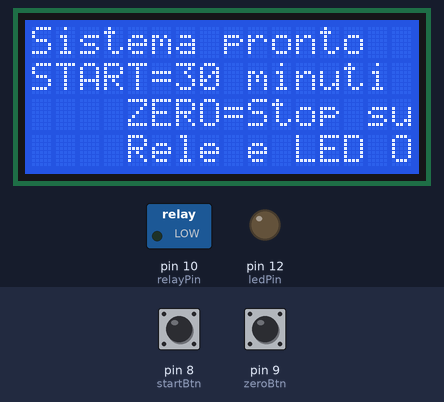
Recording of a sketch running on a simulated Arduino Uno, built with avr-gcc and run on an emulated ATmega328P. Parts: 16×4 character LCD, switched loads named in the sketch (green lamp = pin HIGH), output pins drawn as LEDs (lit = HIGH). The inputs (shaded band) are chosen by the test bench; at power-on: pin 8 (startBtn) HIGH, pin 9 (zeroBtn) HIGH.

Above: at 1.3 s.
1.4 s: pin 8 (startBtn) pulled LOW for 0.15 s
At 3.0 s:
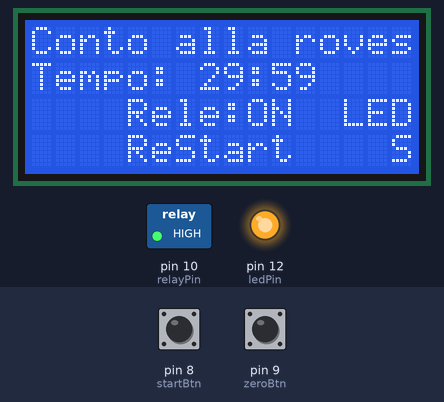
4.5 s: pin 9 (zeroBtn) pulled LOW for 0.15 s
At 5.5 s:
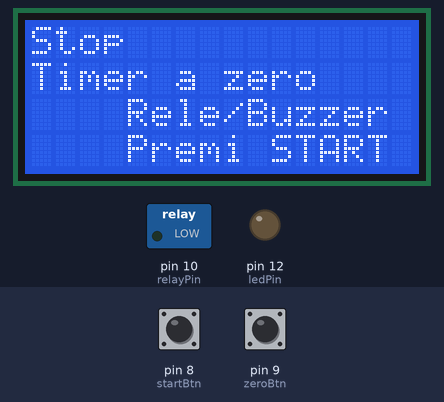
7.3 s: pin 8 (startBtn) pulled LOW for 1 s
At 8.7 s:
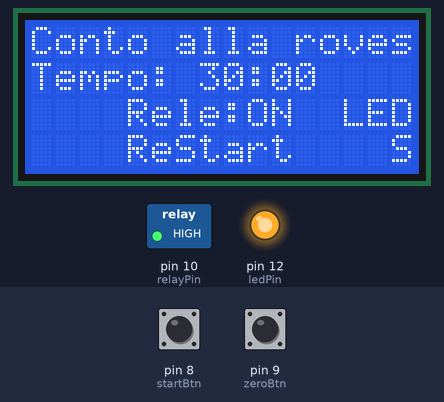
11.3 s: pin 9 (zeroBtn) pulled LOW for 1 s
At 13.2 s:
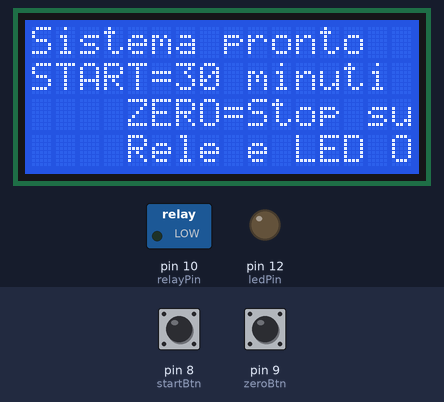
14.1 s: pin 9 (zeroBtn) pulled LOW for 3.2 s
At 15.1 s:
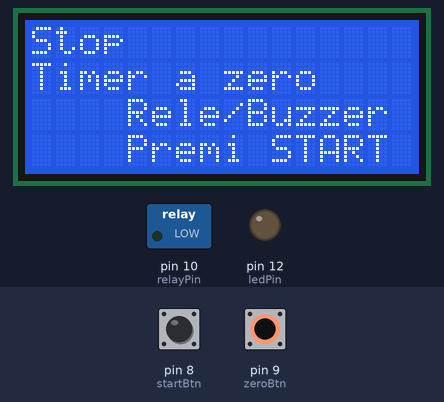
20.0 s: pin 8 (startBtn) pulled LOW for 3.2 s
At 20.15 s:
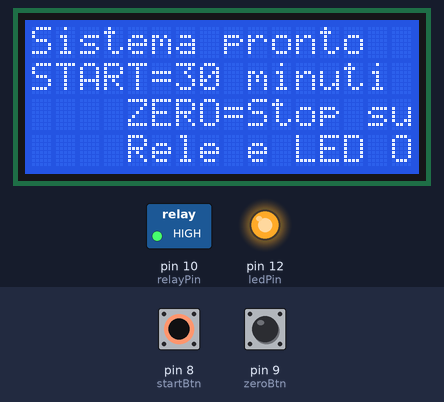
Timing chart, 0 to 23.0 s (numbered marks = the images above; inputs shaded):
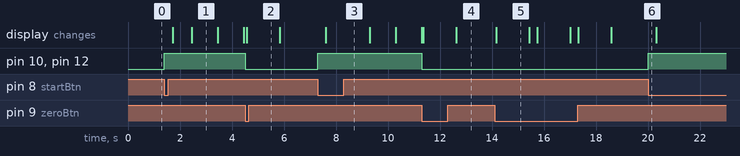

The sketch:

Contatore_alla_Rovescia_per_Saldatore.ino
```cpp
#include <Wire.h>
#include <LiquidCrystal_I2C.h>

// ===== LCD I2C 16x4 =====
LiquidCrystal_I2C lcd(0x27, 16, 4);

// ===== PIN =====
const int startBtn = 8;
const int zeroBtn  = 9;
const int relayPin = 10;
const int buzzer   = 11;
const int ledPin   = 12;

// ===== TEMPO =====
const long START_TIME = 1800;   // 30 minuti
long timeLeft = 0;
bool running = false;
unsigned long lastSecondMillis = 0;

// ===== FASE FINALE =====
bool finalPhase = false;
bool melodyPlayed = false;

// ===== LED accelera =====
unsigned long ledMillis = 0;
bool ledState = false;

// ===== LCD anti-flicker =====
long lastShown = -1;

// ===== NOTE =====
#define NOTE_A5  880
#define NOTE_F5  698
#define NOTE_C6  1047
#define NOTE_E6  1319
#define NOTE_F6  1397
#define NOTE_GS5 831

// ===== MARCIA IMPERIALE =====
const int melodyLength = 18;
const int melody[melodyLength] = {
  NOTE_A5, NOTE_A5, NOTE_A5,
  NOTE_F5, NOTE_C6, NOTE_A5,
  NOTE_F5, NOTE_C6, NOTE_A5,
  NOTE_E6, NOTE_E6, NOTE_E6,
  NOTE_F6, NOTE_C6, NOTE_GS5,
  NOTE_F5, NOTE_C6, NOTE_A5
};

const int noteDurations[melodyLength] = {
  420, 420, 420,
  300, 120, 420,
  300, 120, 560,
  420, 420, 420,
  300, 120, 420,
  300, 120, 560
};

const int noteGapMs = 35;

// Durata totale melodia = somma note (6160 ms) + 18 pause da 35 ms (630 ms)
const long MELODY_TOTAL_MS = 6790;

void setup() {
  pinMode(startBtn, INPUT_PULLUP);
  pinMode(zeroBtn,  INPUT_PULLUP);
  pinMode(relayPin, OUTPUT);
  pinMode(buzzer,   OUTPUT);
  pinMode(ledPin,   OUTPUT);

  lcd.init();
  lcd.backlight();

  stopAllNoMsg();
  showReady();
}

void loop() {

  // START / RESTART
  if (digitalRead(startBtn) == LOW) {
    startCountdown();
    delay(250);
  }

  // STOP
  if (digitalRead(zeroBtn) == LOW) {
    stopAllWithMsg();
    delay(250);
  }

  // TICK 1 SECONDO
  if (running && millis() - lastSecondMillis >= 1000) {
    lastSecondMillis += 1000;

    if (timeLeft > 0) timeLeft--;

    if (timeLeft == 15) {
      finalPhase = true;
      ledMillis = millis();
      ledState = false;
    }

    if (timeLeft == 0) {
      running = false;
      finalPhase = false;
      digitalWrite(relayPin, LOW);
      digitalWrite(ledPin, LOW);
      noTone(buzzer);
      showEnd();
    }
  }

  // ===== LED =====
  if (finalPhase && timeLeft > 0) {
    handleAcceleratingLed();
  } else if (running) {
    digitalWrite(ledPin, HIGH);
  }

  // ===== BUZZER A 30 SECONDI DALLA FINE =====
  // NB: non dipende da finalPhase (che parte a 15s), altrimenti non suonerebbe mai
  if (running && timeLeft == 30 && !melodyPlayed) {
    melodyPlayed = true;
    playImperialMarch();   // suona solo una volta
    lastSecondMillis = millis();   // evita recupero a raffica dopo il delay della melodia
    timeLeft -= (long)((MELODY_TOTAL_MS + 500) / 1000);
    if (timeLeft < 0) timeLeft = 0;
    lastShown = -1;
  }

  // LCD
  if (running) updateLCD();
}

// ================= FUNZIONI =================

void startCountdown() {
  timeLeft = START_TIME;
  running = true;
  finalPhase = false;
  melodyPlayed = false;

  digitalWrite(relayPin, HIGH);
  digitalWrite(ledPin, HIGH);
  noTone(buzzer);

  lastSecondMillis = millis();
  lastShown = -1;
}

void stopAllNoMsg() {
  running = false;
  finalPhase = false;
  melodyPlayed = false;
  timeLeft = 0;
  digitalWrite(relayPin, LOW);
  digitalWrite(ledPin, LOW);
  noTone(buzzer);
  lastShown = -1;
}

void stopAllWithMsg() {
  stopAllNoMsg();

  lcd.clear();
  lcd.setCursor(0,0); lcd.print("Stop            ");
  lcd.setCursor(0,1); lcd.print("Timer a zero    ");
  lcd.setCursor(0,2); lcd.print("Rele/Buzzer OFF ");
  lcd.setCursor(0,3); lcd.print("Premi START     ");
  delay(1200);
  showReady();
}

void handleAcceleratingLed() {
  int interval;
  if (timeLeft > 10) interval = 500;
  else if (timeLeft > 5) interval = 300;
  else if (timeLeft > 3) interval = 150;
  else interval = 80;

  if (millis() - ledMillis >= (unsigned long)interval) {
    ledMillis = millis();
    ledState = !ledState;
    digitalWrite(ledPin, ledState);
  }
}

void updateLCD() {
  if (timeLeft == lastShown) return;
  lastShown = timeLeft;

  lcd.setCursor(0,0);
  if (timeLeft == 30)      lcd.print("- 30 SECONDI -  ");
  else if (!finalPhase)    lcd.print("Conto alla roves");
  else if (timeLeft == 5)  lcd.print("- 5 SECONDI  -  ");
  else if (timeLeft == 3)  lcd.print("!!!   3   !!!  ");
  else if (timeLeft <= 2)  lcd.print("!!! FINALE !!!  ");
  else                     lcd.print("!! ATTENZIONE !!");

  lcd.setCursor(0,1);
  lcd.print("Tempo: ");
  printTimeAt(7,1);
  lcd.print("   ");

  lcd.setCursor(0,2);
  if (!finalPhase) lcd.print("Rele:ON  LED:ON ");
  else             lcd.print("LED finale att. ");

  lcd.setCursor(0,3);
  lcd.print("ReStart    Stop ");
}

void printTimeAt(uint8_t col, uint8_t row) {
  int min = timeLeft / 60;
  int sec = timeLeft % 60;
  lcd.setCursor(col,row);
  if (min < 10) lcd.print("0");
  lcd.print(min);
  lcd.print(":");
  if (sec < 10) lcd.print("0");
  lcd.print(sec);
}

void showReady() {
  lcd.clear();
  lcd.setCursor(0,0); lcd.print("Sistema pronto  ");
  lcd.setCursor(0,1); lcd.print("START=30 minuti ");
  lcd.setCursor(0,2); lcd.print("ZERO=Stop subito");
  lcd.setCursor(0,3); lcd.print("Rele e LED OFF  ");
}

void showEnd() {
  lcd.clear();
  lcd.setCursor(0,0); lcd.print("TEMPO SCADUTO   ");
  lcd.setCursor(0,1); lcd.print("Operazione OFF  ");
  lcd.setCursor(0,2); lcd.print("Rele/LED/Buz OFF");
  lcd.setCursor(0,3); lcd.print("Premi START     ");
}

void playImperialMarch() {
  for (int i = 0; i < melodyLength; i++) {
    if (timeLeft <= 0) return;
    tone(buzzer, melody[i], noteDurations[i]);
    delay(noteDurations[i]);
    noTone(buzzer);
    delay(noteGapMs);
  }
}
```

Measured:
- after the input at 1.4 s, pin 10 (relayPin), pin 12 (ledPin): LOW → HIGH at once; the display: first changes after 0.31 s (image 1 shows a later state)
- after the input at 4.5 s, pin 10 (relayPin), pin 12 (ledPin): HIGH → LOW at once; the display: changes after 0.06 s (image 2)
- after the input at 7.3 s, pin 10 (relayPin), pin 12 (ledPin): LOW → HIGH at once; the display: changes after 0.31 s (image 3)
- after the input at 11.3 s, pin 10 (relayPin), pin 12 (ledPin): HIGH → LOW at once; the display: first changes after 0.06 s (image 4 shows a later state)
- after the input at 14.1 s, the display: changes after 0.06 s (image 5)
- after the input at 20.0 s, pin 10 (relayPin), pin 12 (ledPin): LOW → HIGH at once
- what the display in image 5 shows lasts 1.2 s, from 14.2 s to 15.4 s
